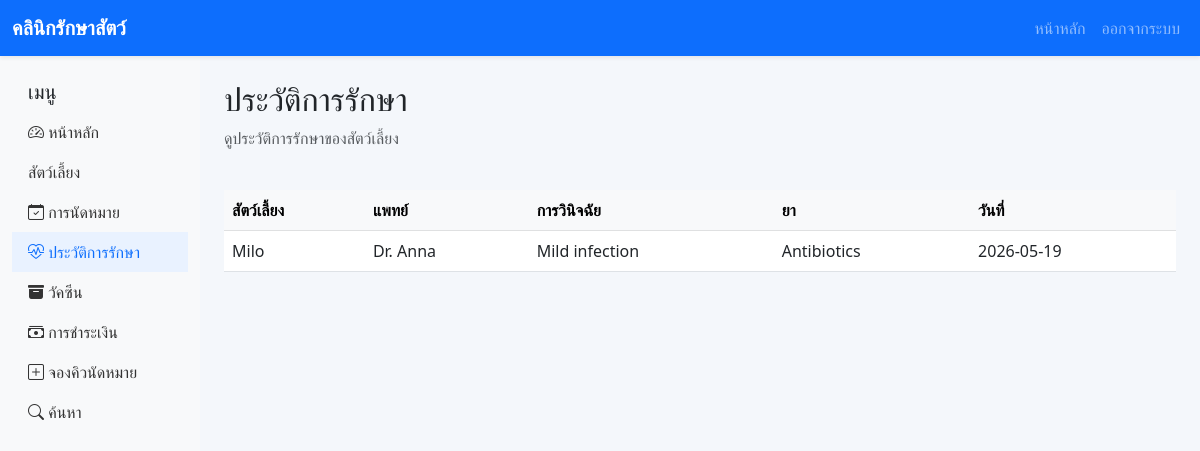
The app's page /treatments (signed in) with its own data.
### models/treatment.py (models this page shows)
class Treatment(db.Model):
    __tablename__ = 'treatments'
    id = db.Column(db.Integer, primary_key=True)
    appointment_id = db.Column(db.Integer, db.ForeignKey('appointments.id'), nullable=False)
    symptoms = db.Column(db.Text, nullable=False)
    diagnosis = db.Column(db.Text, nullable=False)
    treatment_detail = db.Column(db.Text, nullable=False)
    medicine = db.Column(db.String(150), nullable=True)
    treatment_date = db.Column(db.Date, default=datetime.utcnow)

### models/pet.py (models this page shows)
class Pet(db.Model):
    __tablename__ = 'pets'
    id = db.Column(db.Integer, primary_key=True)
    owner_id = db.Column(db.Integer, db.ForeignKey('users.id'), nullable=False)
    pet_name = db.Column(db.String(120), nullable=False)
    species = db.Column(db.String(80), nullable=False)
    breed = db.Column(db.String(100), nullable=True)
    age = db.Column(db.Integer, nullable=True)
    gender = db.Column(db.String(20), nullable=True)
    weight = db.Column(db.Float, nullable=True)
    image = db.Column(db.String(200), nullable=True)
    appointments = db.relationship('Appointment', backref='pet', lazy=True)
    vaccines = db.relationship('Vaccine', backref='pet', lazy=True)

### models/doctor.py (models this page shows)
class Doctor(db.Model):
    __tablename__ = 'doctors'
    id = db.Column(db.Integer, primary_key=True)
    doctor_name = db.Column(db.String(120), nullable=False)
    specialty = db.Column(db.String(120), nullable=False)
    phone = db.Column(db.String(50), nullable=True)
    email = db.Column(db.String(120), nullable=True)
    appointments = db.relationship('Appointment', backref='doctor', lazy=True)

### routes/user.py (the view)
@user_bp.route('/treatments')
@login_required
def treatments():
    treatments = Treatment.query.join(Appointment).join(Pet).filter(Pet.owner_id == current_user.id).order_by(Treatment.treatment_date.desc()).all()
    return render_template('treatments.html', treatments=treatments)

### models/user.py (called while the page is built)
    def is_admin(self):
        return self.role == 'admin'

### templates/treatments.html (shortened to what this page needs)
{% extends 'base.html' %}
{% block content %}
<div class="d-flex justify-content-between align-items-center mb-4">
    <div>
        <h2>ประวัติการรักษา</h2>
        <p class="text-muted">ดูประวัติการรักษาของสัตว์เลี้ยง</p>
    </div>
</div>
<div class="table-responsive">
    <table class="table table-hover align-middle">
        <thead class="table-light">
            <tr>
                <th>สัตว์เลี้ยง</th>
                <th>แพทย์</th>
                <th>การวินิจฉัย</th>
                <th>ยา</th>
                <th>วันที่</th>
            </tr>
        </thead>
        <tbody>
            {% for treatment in treatments %}
            <tr>
                <td>{{ treatment.appointment.pet.pet_name }}</td>
                <td>{{ treatment.appointment.doctor.doctor_name }}</td>
                <td>{{ treatment.diagnosis }}</td>
                <td>{{ treatment.medicine or '-' }}</td>
                <td>{{ treatment.treatment_date }}</td>
            </tr>
            {% else %}
            <tr><td colspan="5" class="text-center">ไม่มีประวัติการรักษา</td></tr>
            {% endfor %}
        </tbody>
    </table>
</div>
{% endblock %}

### static/css/style.css (style rules this page uses)
body { background: #f4f7fb; min-height: 100vh; }
.table td, .table th { vertical-align: middle; }

### records on screen
Treatment: appointment.pet.pet_name "Milo", appointment.doctor.doctor_name "Dr. Anna", diagnosis "Mild infection", medicine "Antibiotics", treatment_date "2026-05-19"
